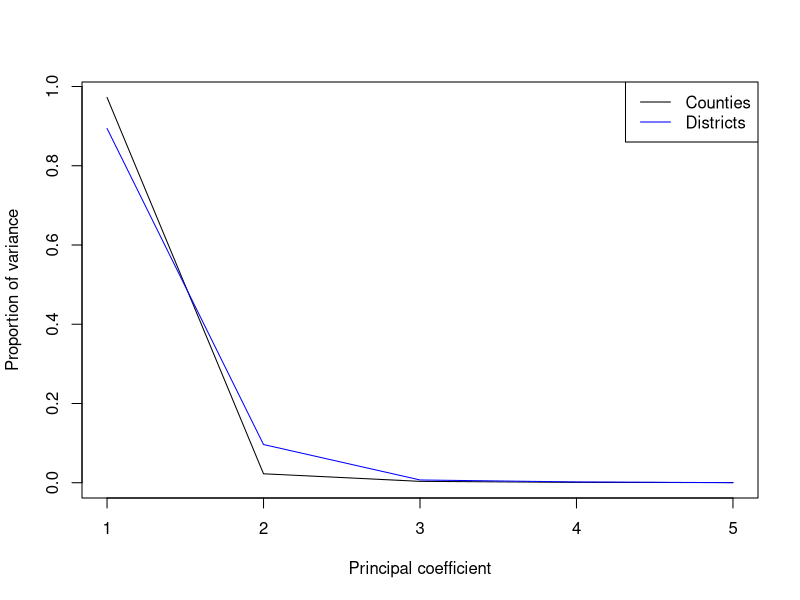
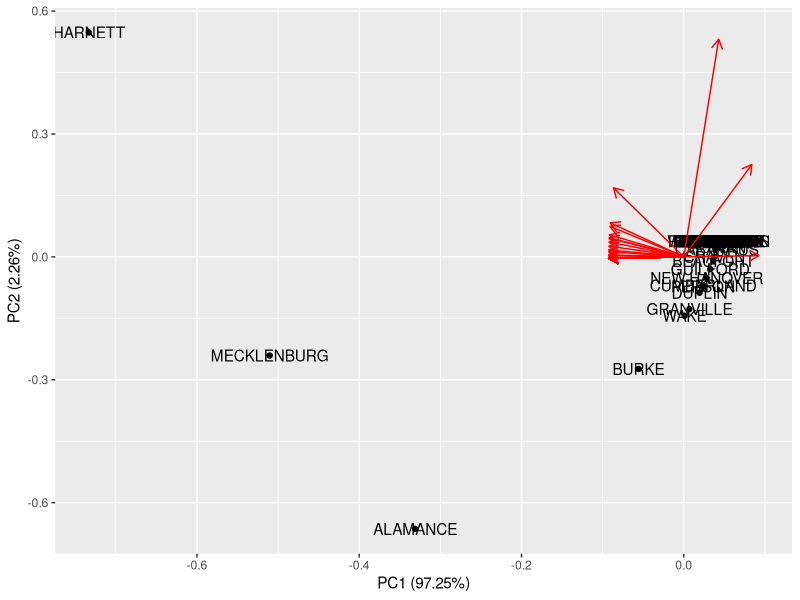
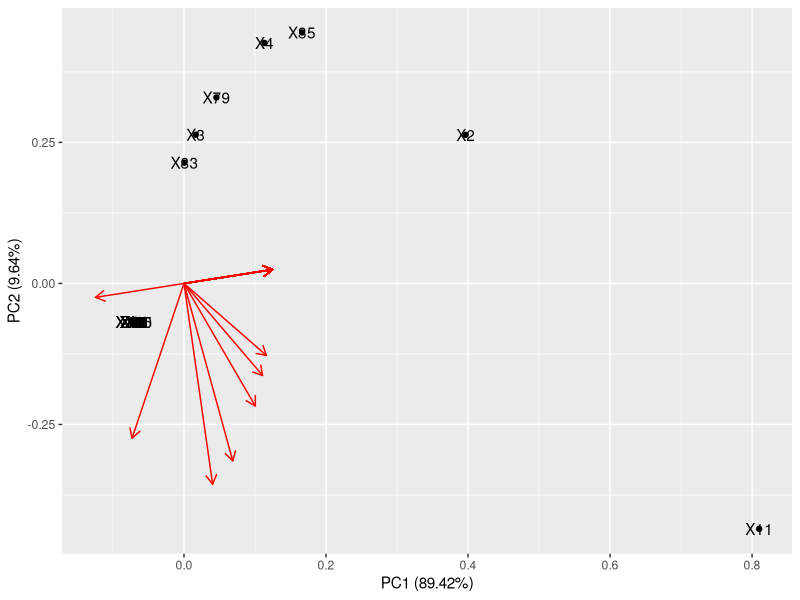

These figures' R source, in order:
# CAROLINA DATA CHALLENGE 2019
# Principal Component Analysis on election data from NC counties & voting districts

library(igraph)
library(magrittr)
library(ggfortify)

get_proportion <- function(sdev, N) {
  return((sdev**2)/N)
}

# Read data
counties <- read.csv("./counties.csv")
districts <- read.csv("./districts.csv")

# Transform data
# Counties
counties <- do.call(rbind, lapply(counties, unlist))
county_props <- matrix(0, dim(counties)[1], 1)
rownames(county_props) <- labels(counties)[[1]]
# Checks
for (i in 1:dim(counties)[1]) {
  prop <- counties[i,1]/counties[i,2]
  if ((prop <= 1.0) & (prop > 0.0) & !is.na(prop)) {
    county_props[i] <- prop
  }
}
clabs <- labels(counties)[[1]]
for ( ind in rev(which(county_props == 0.0)) ) {
  county_props <- county_props[-ind]
  clabs <- clabs[-ind]
}
county_props <- as.matrix(county_props)
rownames(county_props) <- clabs
# Districts
districts <- do.call(rbind, lapply(districts, unlist))
district_props <- matrix(0, dim(districts)[1], 1)
rownames(district_props) <- labels(districts)[[1]]
# Checks
for (i in 1:dim(districts)[1]) {
  prop <- districts[i,1]/districts[i,2]
  if ((prop <= 1.0) & (prop > 0.0) & !is.na(prop)) {
    district_props[i] <- prop
  }
}
dlabs <- labels(districts)[[1]]
for ( ind in rev(which(district_props == 0.0)) ) {
  district_props <- district_props[-ind]
  dlabs <- dlabs[-ind]
}
district_props <- as.matrix(district_props)
rownames(district_props) <- dlabs

# PCA & get proportions of variance
# Counties
counties.diffs <- matrix(0, length(county_props), length(county_props))
for (i in 1:length(county_props)) {
  for (j in 1:length(county_props)) {
    if (i != j) {
      counties.diffs[i,j] <- abs(county_props[i] - county_props[j])/county_props[i]
    }
  }
}
rownames(counties.diffs) <- clabs
# Districts
districts.diffs <- matrix(0, length(district_props), length(district_props))
for (i in 1:length(district_props)) {
  for (j in 1:length(district_props)) {
    if (i != j) {
      districts.diffs[i,j] <- abs(district_props[i] - district_props[j])/district_props[i]
    }
  }
}
rownames(districts.diffs) <- dlabs

counties.pca <- prcomp(counties.diffs, center = TRUE, scale = TRUE)
districts.pca <- prcomp(districts.diffs, center = TRUE, scale = TRUE)

cvar <- lapply( counties.pca$sdev, function(x) {get_proportion(x,dim(counties.diffs)[1])} )
dvar <- lapply( districts.pca$sdev, function(x) {get_proportion(x,dim(districts.diffs)[1])} )

# Plot proportions of variance
#top_pcs <- min(length(cvar), length(dvar))
top_pcs <- 5

plot(1:top_pcs, cvar[1:top_pcs], type = 'l', xlab = 'Principal coefficient', ylab = 'Proportion of variance')
lines(1:top_pcs, dvar[1:top_pcs], col = 'blue')
legend('topright', legend = c('Counties', 'Districts'), col = c('black', 'blue'), lty = 1)

# Plot first 2 PCs
autoplot(counties.pca, loadings = TRUE, label = TRUE)
autoplot(districts.pca, loadings = TRUE, label = TRUE)
